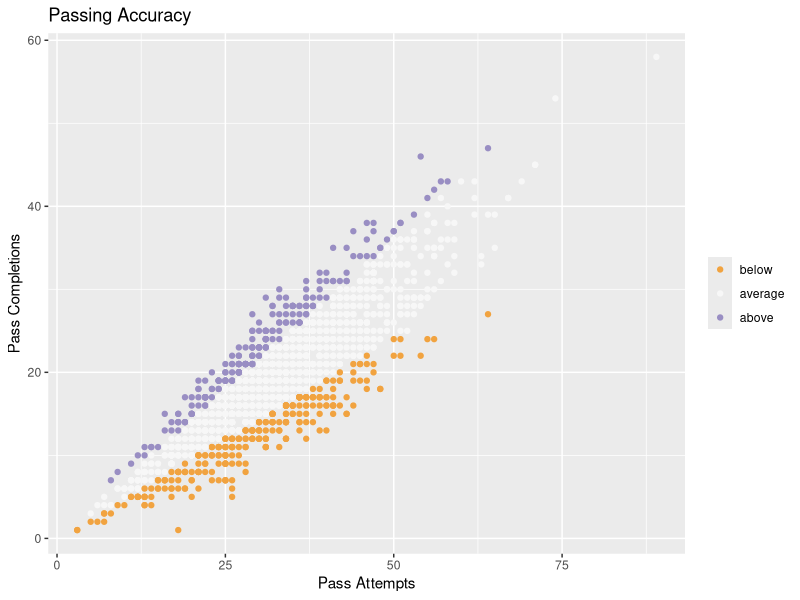
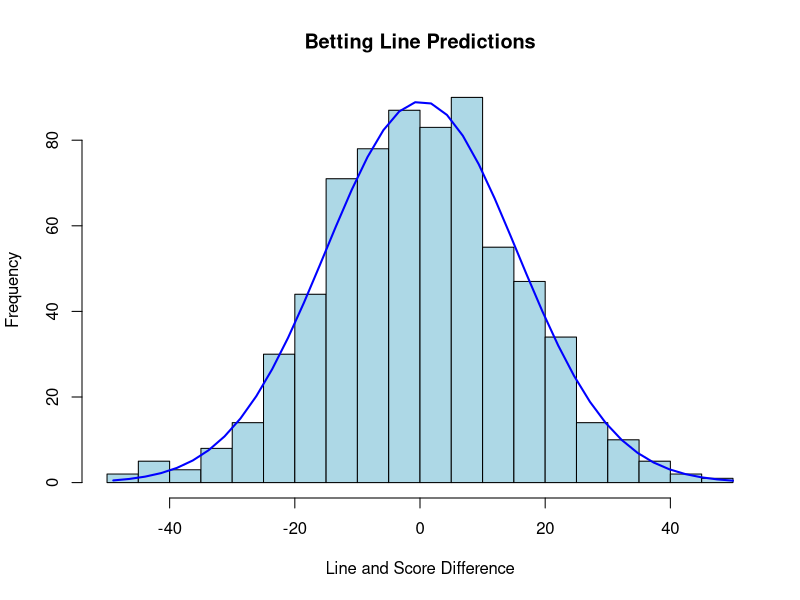
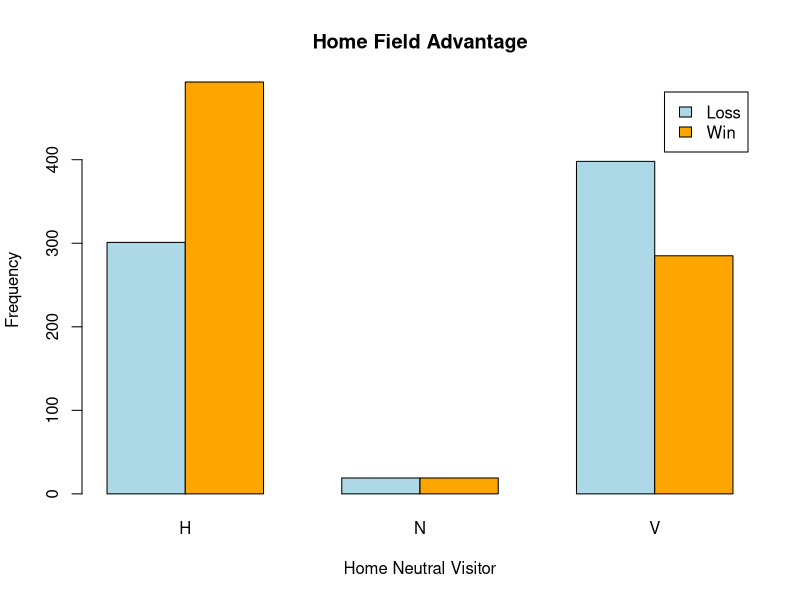

The R source for these figures, in order:
cfb <- read.csv("data/cfb2013stats.csv")

library(ggplot2)

### Scatter Plot

cfb$PassRatio <- cfb$PassCompOff / cfb$PassAttOff
cfb$PassRatioCat <- cut(cfb$PassRatio,
                        breaks=c(0, 0.48, 0.72, 1),
                        labels=c('below', 'average', 'above'))


png('scatter.png')
ggplot(cfb, aes(x=cfb$PassAttOff,
                y=cfb$PassCompOff,
                color=cfb$PassRatioCat)) +
geom_point() +
scale_color_brewer(type='div', palette=4) +
xlab("Pass Attempts") +
ylab("Pass Completions") +
ggtitle("Passing Accuracy") +
scale_fill_discrete(name = "New Legend Title") +
theme(legend.title=element_blank())
dev.off()

### Histogram
cfb$ScoreDiff <- cfb$ScoreOff - cfb$ScoreDef

cfb$WL <- (ifelse(cfb$ScoreDiff > 0, "Win", "Loss"))

subH <- subset(cfb, cfb$Site == "H")
subH2 <- subset(subH, subH$Line != "NA")
subH2$LineDiff <- subH2$Line - subH2$ScoreDiff

png('hist.png')
h<-hist(subH2$LineDiff,
        col = "lightblue",
        nclass = 18,
        xlab = "Line and Score Difference",
        main = "Betting Line Predictions")

xfit<-seq(min(subH2$LineDiff),max(subH2$LineDiff),length=40) 
yfit<-dnorm(xfit,mean=mean(subH2$LineDiff),sd=sd(subH2$LineDiff)) 
yfit <- yfit*diff(h$mids[1:2])*length(subH2$LineDiff) 
lines(xfit, yfit, col="blue", lwd=2)
dev.off()

### Bar Plot
counts <- table(cfb$WL, cfb$Site)

png('bar.png')
barplot(counts,
        main="Home Field Advantage",
        xlab="Home Neutral Visitor",
        ylab="Frequency",
        col=c("lightblue","orange"),
        legend = rownames(counts),
        beside = TRUE)
dev.off()

### UVA vs. VT graph
# VT <- subset(cfb, cfb$TeamName == "Virginia Tech")
# UVA <- subset(cfb, cfb$TeamName == "Virginia")
# 
# xPassVT <- VT$PassAttOff
# yPassVT <- VT$PassYdsOff
# xRushVT <- VT$RushAttOff
# yRushVT <- VT$RushYdsOff
# 
# xPassUVA <- UVA$PassAttOff
# yPassUVA <- UVA$PassYdsOff
# xRushUVA <- UVA$RushAttOff
# yRushUVA <- UVA$RushYdsOff
# 
# xrange = c(25,63)
# yrange <- c(48, 391)
# yrange
# plot(xrange, yrange, type="n", xlab="Pass/Rush Attempts", ylab="Pass/Rush Yards")




